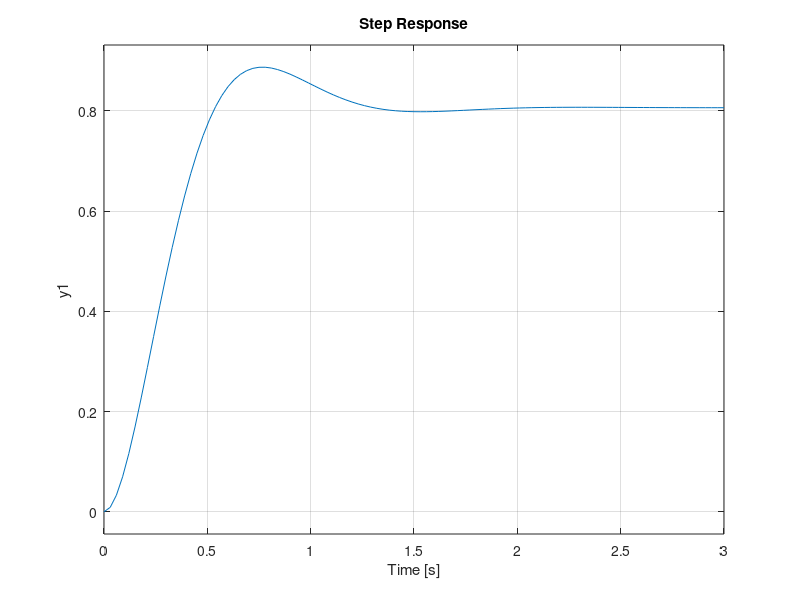

Source code (MATLAB):
num = [1];
den = conv([1 1],[1 5]);
sys_openloop = tf (num,den);

k = 20.8;
sys_closedloop = feedback(k*sys_openloop,1);
step(sys_closedloop)
% rlocus(sys)

